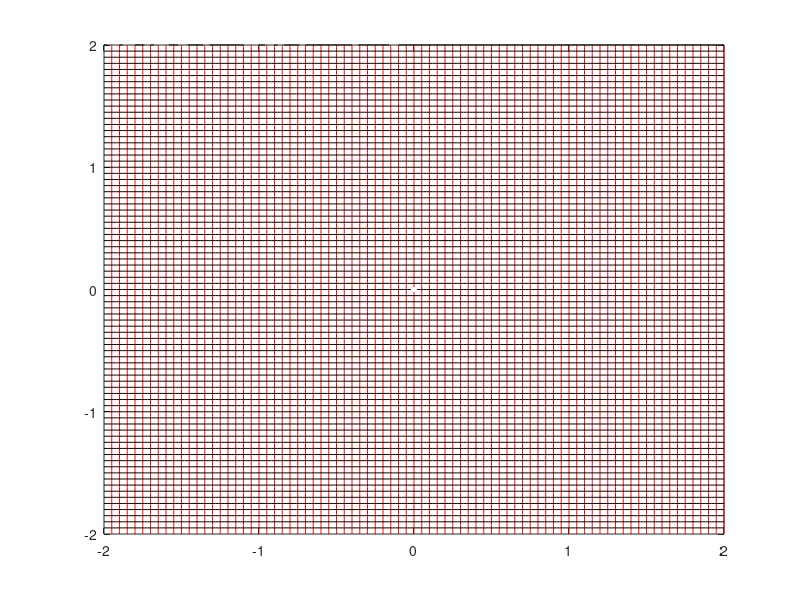
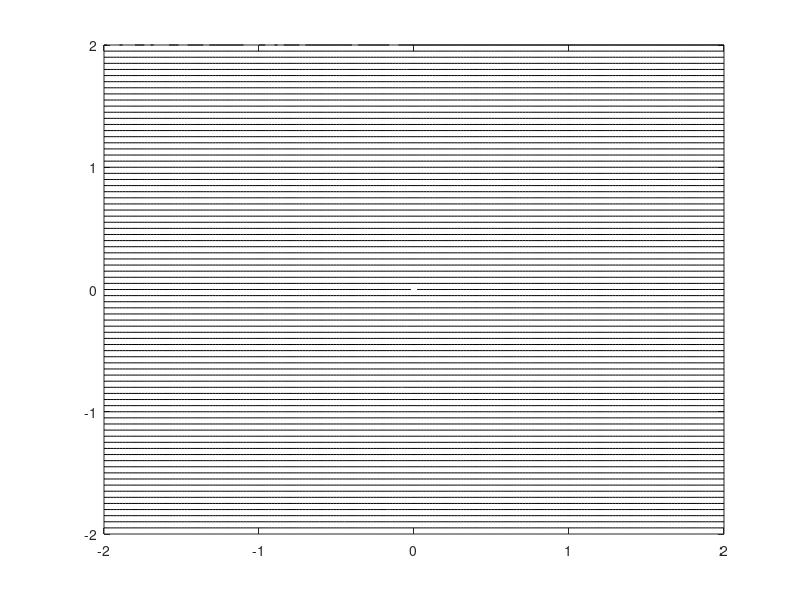
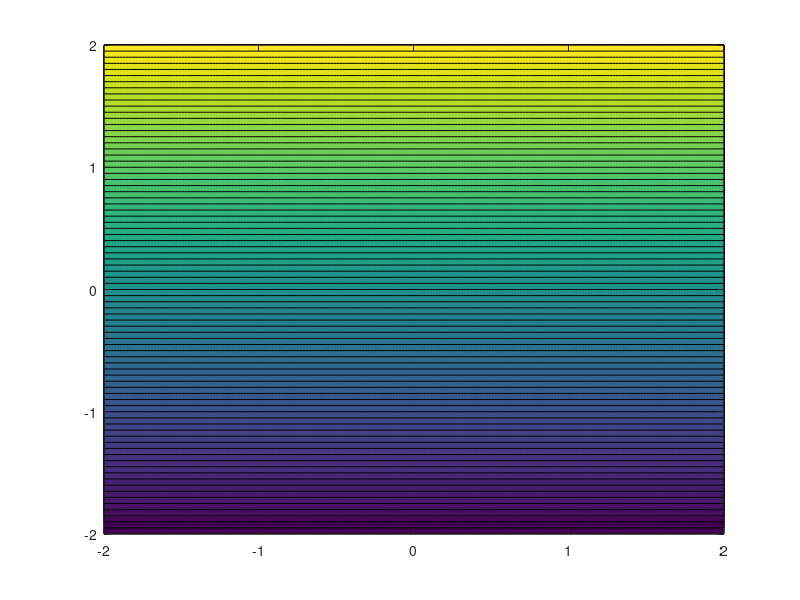

These charts were generated, in order, by the following MATLAB code:
clc
clear all
close all

%a source and sink in a uniform flow
U = 1;
L = 1;%sink strength
M = -1; %source strength
%GRID
x = -2:0.02:2;
y = -2:0.02:2;

for m = 1:length(x);
     for n = 1:length(y);
         xx(m,n) = x(m);
         yy(m,n) = y(n);
         % velocity potential function
         Z = (M/(4*pi))*log(x(m)^2+y(n)^2);
         W = (L/(4*pi))*log(x(m)^2+y(n)^2);
         I = (M/(2*pi))*atan(y(n)/x(m));
         O = (L/(2*pi))*atan(y(n)/x(m));
         phi_source(m,n) = U*x(m)+Z+W;
         %stream function
         psi_source(m,n) = U*y(n)+I+O;
     end
end
%plotting syntax

figure(1)
%psi-phi mesh
%equipotential lines
contour(xx,yy,phi_source,[-2:0.05:2],'r')
hold on
%streamlines
contour(xx,yy,psi_source,[-2:0.05:2],'k')

figure(2)
%streamlines
contour(xx,yy,psi_source,[-2:0.05:2],'k')
         
figure(3)
%stream surfaces
contourf(xx,yy,psi_source,[-2:0.05:2])

